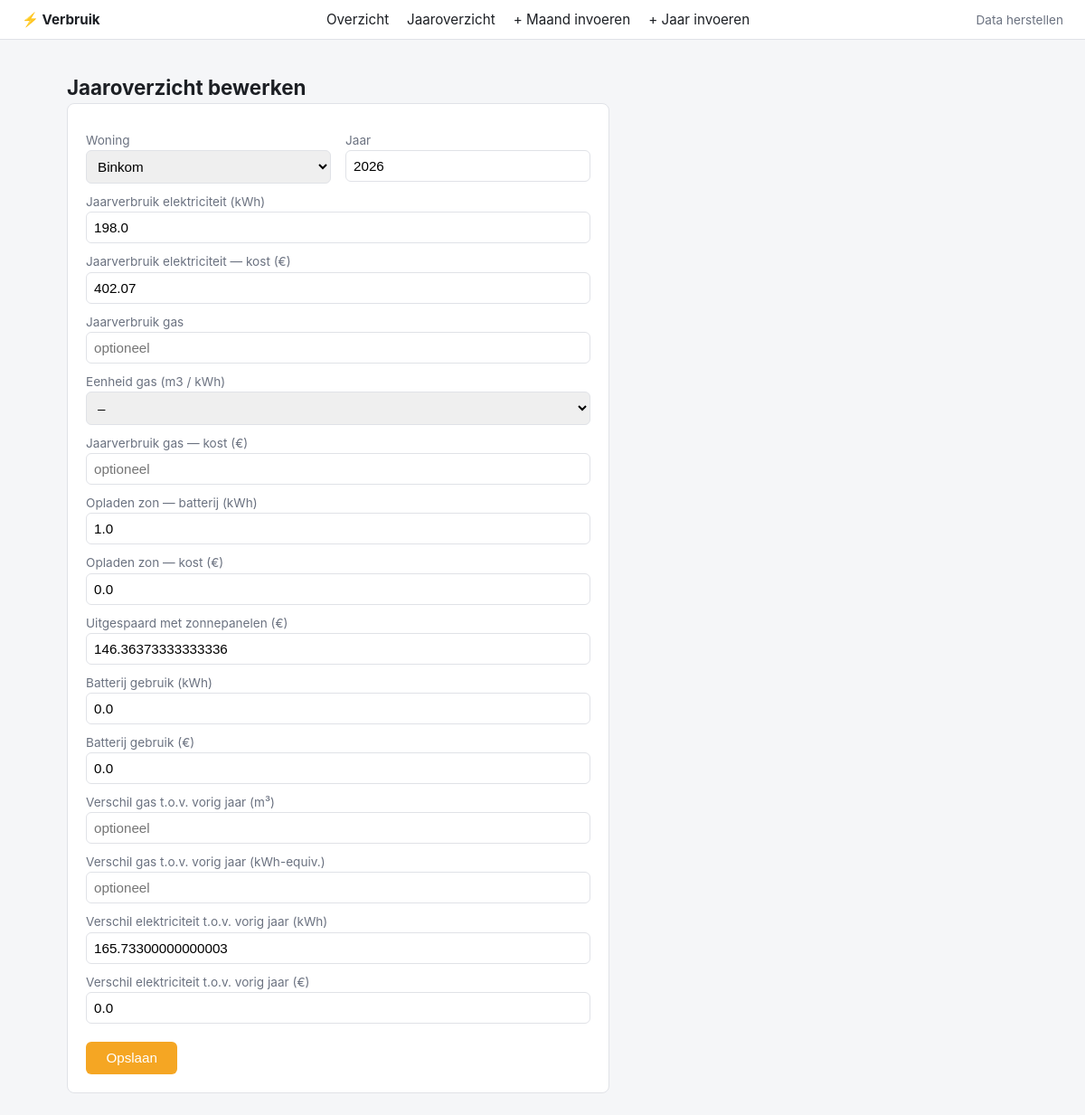
Page /jaaroverzicht/invoer/Binkom/2026 on the committed database.
### tables this page shows
CREATE TABLE jaaroverzicht (
    id INTEGER PRIMARY KEY AUTOINCREMENT,
    woning TEXT NOT NULL CHECK (woning IN ('Tienen', 'Binkom')),
    jaar INTEGER NOT NULL,

    jaarverbruik_elektriciteit_kwh REAL,
    jaarverbruik_elektriciteit_kost_eur REAL,

    jaarverbruik_gas REAL,
    jaarverbruik_gas_eenheid TEXT CHECK (jaarverbruik_gas_eenheid IN ('m3', 'kWh')),
    jaarverbruik_gas_kost_eur REAL,

    opladen_zon_kwh REAL,
    opladen_zon_kost_eur REAL,

    uitgespaard_zonnepanelen_eur REAL,

    batterij_gebruik_kwh REAL,
    batterij_gebruik_kost_eur REAL,

    verschil_gas_vorig_jaar_m3 REAL,
    verschil_gas_vorig_jaar_kwh REAL,

    verschil_elektriciteit_vorig_jaar_kwh REAL,
    verschil_elektriciteit_vorig_jaar_eur REAL,

    UNIQUE(woning, jaar)
);

### main.py (the view, shortened to what this page needs)
@app.route("/jaaroverzicht/invoer", methods=["GET", "POST"])
@app.route("/jaaroverzicht/invoer/<woning>/<int:jaar>", methods=["GET", "POST"])
def jaaroverzicht_invoer(woning=None, jaar=None):
    bestaand = None
    if woning and jaar:
        conn = get_connection()
        row = conn.execute(
            "SELECT * FROM jaaroverzicht WHERE woning=? AND jaar=?", (woning, jaar)
        ).fetchone()
        conn.close()
        bestaand = dict(row) if row else None
    return render_template(
        "jaaroverzicht_invoer.html",
        woningen=WONINGEN,
        velden=JAAR_INVOERVELDEN,
        bestaand=bestaand,
        woning=woning,
        jaar=jaar,
    )

### main.py (called while the page is built)
    def __call__(self, environ, start_response):
        script_name = environ.get("HTTP_X_INGRESS_PATH", "")
        if script_name:
            environ["SCRIPT_NAME"] = script_name
            path_info = environ.get("PATH_INFO", "")
            if path_info.startswith(script_name):
                environ["PATH_INFO"] = path_info[len(script_name):]
        return self.wsgi_app(environ, start_response)

### models.py (called while the page is built)
def get_connection():
    DB_PATH.parent.mkdir(parents=True, exist_ok=True)
    conn = sqlite3.connect(DB_PATH)
    conn.row_factory = sqlite3.Row
    conn.execute("PRAGMA foreign_keys = ON")
    return conn

### templates/jaaroverzicht_invoer.html (shortened to what this page needs)
{% extends "base.html" %}
{% block content %}
<h1>{{ "Jaaroverzicht bewerken" if bestaand else "Jaaroverzicht invoeren" }}</h1>
<form class="entry" method="post">
    <div class="row2">
        <div>
            <label>Woning</label>
            <select name="woning" required>
                {% for w in woningen %}
                <option value="{{ w }}" {{ "selected" if (bestaand and bestaand.woning == w) or (woning == w) }}>{{ w }}</option>
                {% endfor %}
            </select>
        </div>
        <div>
            <label>Jaar</label>
            <input type="number" name="jaar" value="{{ bestaand.jaar if bestaand else (jaar or '') }}" required>
        </div>
    </div>
    {% for veld, label in velden %}
    <label>{{ label }}</label>
    {% if veld == "jaarverbruik_gas_eenheid" %}
    <select name="{{ veld }}">
        <option value="">–</option>
    </select>
    {% else %}
    <input type="text" name="{{ veld }}" value="{{ bestaand[veld] if bestaand and bestaand[veld] is not none else '' }}" placeholder="optioneel">
    {% endif %}
    {% endfor %}
    <button type="submit">Opslaan</button>
</form>
{% endblock %}

### static/style.css (style rules this page uses)
:root { --bg: #f5f6f8; --card: #ffffff; --border: #e0e2e7; --text: #1c1f24; --muted: #6b7280; --accent: #f5a623; --accent-dark: #d68910; --pos: #2e7d32; --neg: #c0392b; }
* { box-sizing: border-box; }
body { margin: 0; font-family: -apple-system, "Segoe UI", Roboto, sans-serif; background: var(--bg); color: var(--text); }
h1 { font-size: 1.4rem; margin-bottom: 0.25rem; }
form.entry { background: var(--card); border: 1px solid var(--border); border-radius: 8px; padding: 1.25rem; max-width: 600px; }
form.entry label { display: block; margin-top: 0.75rem; font-size: 0.85rem; color: var(--muted); }
form.entry input, form.entry select { width: 100%; padding: 0.5rem; border: 1px solid var(--border); border-radius: 6px; font-size: 0.95rem; margin-top: 0.2rem; }
form.entry button { margin-top: 1.25rem; background: var(--accent); color: #fff; border: none; padding: 0.6rem 1.4rem; border-radius: 6px; font-size: 0.95rem; cursor: pointer; }
.row2 { display: grid; grid-template-columns: 1fr 1fr; gap: 0 1rem; }

### rows in the picture
jaaroverzicht: jaar "2026", jaarverbruik_elektriciteit_kwh "198.0" "402.07" "1.0" "0.0" "146.36373333333336" "0.0" "0.0" "165.73300000000003" "0.0"

### other values in the picture
{{ "Jaaroverzicht bewerken" if bestaand else "Jaaroverzicht invoeren" }} "Jaaroverzicht bewerken"
{{ label }} "Jaarverbruik elektriciteit (kWh)" "Jaarverbruik elektriciteit — kost (€)" "Jaarverbruik gas" "Eenheid gas (m3 / kWh)" "Jaarverbruik gas — kost (€)" "Opladen zon — batterij (kWh)" "Opladen zon — kost (€)" "Uitgespaard met zonnepanelen (€)" "Batterij gebruik (kWh)" "Batterij gebruik (€)" "Verschil gas t.o.v. vorig jaar (m³)" "Verschil gas t.o.v. vorig jaar (kWh-equiv.)" "Verschil elektriciteit t.o.v. vorig jaar (kWh)" "Verschil elektriciteit t.o.v. vorig jaar (€)"
form field woning "Binkom"
